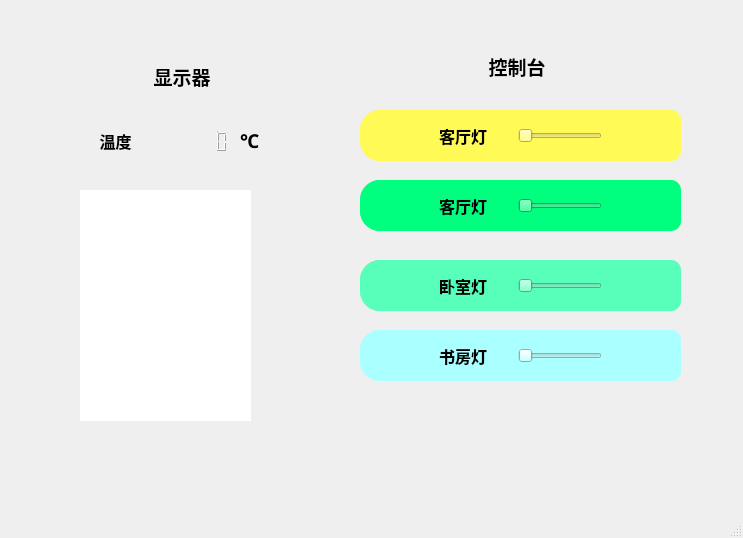
<?xml version="1.0" encoding="UTF-8"?>
<ui version="4.0">
 <class>MainWindow</class>
 <widget class="QMainWindow" name="MainWindow">
  <property name="geometry">
   <rect>
    <x>0</x>
    <y>0</y>
    <width>743</width>
    <height>538</height>
   </rect>
  </property>
  <property name="windowTitle">
   <string>MainWindow</string>
  </property>
  <widget class="QWidget" name="centralwidget">
   <widget class="QGroupBox" name="groupBox_2">
    <property name="geometry">
     <rect>
      <x>40</x>
      <y>60</y>
      <width>281</width>
      <height>401</height>
     </rect>
    </property>
    <property name="font">
     <font>
      <family>楷体</family>
      <pointsize>14</pointsize>
      <weight>75</weight>
      <bold>true</bold>
     </font>
    </property>
    <property name="styleSheet">
     <string notr="true">border:none;</string>
    </property>
    <property name="title">
     <string>显示器</string>
    </property>
    <property name="alignment">
     <set>Qt::AlignCenter</set>
    </property>
    <widget class="QListView" name="listView">
     <property name="geometry">
      <rect>
       <x>40</x>
       <y>130</y>
       <width>171</width>
       <height>231</height>
      </rect>
     </property>
    </widget>
    <widget class="QLCDNumber" name="lcdTemp">
     <property name="geometry">
      <rect>
       <x>130</x>
       <y>70</y>
       <width>64</width>
       <height>23</height>
      </rect>
     </property>
    </widget>
    <widget class="QLabel" name="label_9">
     <property name="geometry">
      <rect>
       <x>40</x>
       <y>60</y>
       <width>71</width>
       <height>41</height>
      </rect>
     </property>
     <property name="font">
      <font>
       <family>楷体</family>
       <pointsize>12</pointsize>
       <weight>75</weight>
       <bold>true</bold>
      </font>
     </property>
     <property name="text">
      <string>温度</string>
     </property>
     <property name="alignment">
      <set>Qt::AlignCenter</set>
     </property>
    </widget>
    <widget class="QLabel" name="label_10">
     <property name="geometry">
      <rect>
       <x>200</x>
       <y>60</y>
       <width>54</width>
       <height>41</height>
      </rect>
     </property>
     <property name="font">
      <font>
       <family>Aharoni</family>
       <pointsize>14</pointsize>
       <weight>75</weight>
       <bold>true</bold>
      </font>
     </property>
     <property name="text">
      <string>℃</string>
     </property>
    </widget>
   </widget>
   <widget class="QGroupBox" name="groupBox">
    <property name="geometry">
     <rect>
      <x>330</x>
      <y>50</y>
      <width>371</width>
      <height>391</height>
     </rect>
    </property>
    <property name="font">
     <font>
      <family>楷体</family>
      <pointsize>14</pointsize>
      <weight>75</weight>
      <bold>true</bold>
     </font>
    </property>
    <property name="styleSheet">
     <string notr="true">border:none</string>
    </property>
    <property name="title">
     <string>控制台</string>
    </property>
    <property name="alignment">
     <set>Qt::AlignCenter</set>
    </property>
    <widget class="QWidget" name="widget" native="true">
     <property name="geometry">
      <rect>
       <x>30</x>
       <y>60</y>
       <width>321</width>
       <height>51</height>
      </rect>
     </property>
     <property name="styleSheet">
      <string notr="true">background-color: rgb(255, 250, 85);
border-radius:20px;</string>
     </property>
     <layout class="QHBoxLayout" name="horizontalLayout">
      <item>
       <widget class="QLabel" name="label">
        <property name="sizePolicy">
         <sizepolicy hsizetype="Expanding" vsizetype="Expanding">
          <horstretch>0</horstretch>
          <verstretch>0</verstretch>
         </sizepolicy>
        </property>
        <property name="styleSheet">
         <string notr="true">image: url(:/image/led_off.png);</string>
        </property>
        <property name="text">
         <string/>
        </property>
       </widget>
      </item>
      <item>
       <widget class="QLabel" name="label_2">
        <property name="sizePolicy">
         <sizepolicy hsizetype="Expanding" vsizetype="Expanding">
          <horstretch>0</horstretch>
          <verstretch>0</verstretch>
         </sizepolicy>
        </property>
        <property name="font">
         <font>
          <family>楷体</family>
          <pointsize>12</pointsize>
          <weight>75</weight>
          <bold>true</bold>
         </font>
        </property>
        <property name="text">
         <string>客厅灯</string>
        </property>
       </widget>
      </item>
      <item>
       <widget class="QSlider" name="horizontalSlider">
        <property name="orientation">
         <enum>Qt::Horizontal</enum>
        </property>
       </widget>
      </item>
      <item>
       <widget class="QPushButton" name="pushButton">
        <property name="sizePolicy">
         <sizepolicy hsizetype="Expanding" vsizetype="Expanding">
          <horstretch>0</horstretch>
          <verstretch>0</verstretch>
         </sizepolicy>
        </property>
        <property name="styleSheet">
         <string notr="true">image: url(:/image/close_led.png);
border-radius:10px;</string>
        </property>
        <property name="text">
         <string/>
        </property>
       </widget>
      </item>
     </layout>
    </widget>
    <widget class="QWidget" name="widget4" native="true">
     <property name="geometry">
      <rect>
       <x>30</x>
       <y>280</y>
       <width>321</width>
       <height>51</height>
      </rect>
     </property>
     <property name="styleSheet">
      <string notr="true">background-color: rgb(170, 255, 255);
border-radius:20px;</string>
     </property>
     <layout class="QHBoxLayout" name="horizontalLayout_4">
      <item>
       <widget class="QLabel" name="label_7">
        <property name="sizePolicy">
         <sizepolicy hsizetype="Expanding" vsizetype="Expanding">
          <horstretch>0</horstretch>
          <verstretch>0</verstretch>
         </sizepolicy>
        </property>
        <property name="styleSheet">
         <string notr="true">image: url(:/image/air_conditioner_open.png);</string>
        </property>
        <property name="text">
         <string/>
        </property>
       </widget>
      </item>
      <item>
       <widget class="QLabel" name="label_8">
        <property name="sizePolicy">
         <sizepolicy hsizetype="Expanding" vsizetype="Expanding">
          <horstretch>0</horstretch>
          <verstretch>0</verstretch>
         </sizepolicy>
        </property>
        <property name="font">
         <font>
          <family>楷体</family>
          <pointsize>12</pointsize>
          <weight>75</weight>
          <bold>true</bold>
         </font>
        </property>
        <property name="text">
         <string>书房灯</string>
        </property>
       </widget>
      </item>
      <item>
       <widget class="QSlider" name="horizontalSlider_4">
        <property name="orientation">
         <enum>Qt::Horizontal</enum>
        </property>
       </widget>
      </item>
      <item>
       <widget class="QPushButton" name="pushButton_4">
        <property name="sizePolicy">
         <sizepolicy hsizetype="Expanding" vsizetype="Expanding">
          <horstretch>0</horstretch>
          <verstretch>0</verstretch>
         </sizepolicy>
        </property>
        <property name="styleSheet">
         <string notr="true">image: url(:/image/close_led.png);
border-radius:10px;</string>
        </property>
        <property name="text">
         <string/>
        </property>
       </widget>
      </item>
     </layout>
    </widget>
    <widget class="QWidget" name="widget2" native="true">
     <property name="geometry">
      <rect>
       <x>30</x>
       <y>130</y>
       <width>321</width>
       <height>51</height>
      </rect>
     </property>
     <property name="styleSheet">
      <string notr="true">background-color: rgb(0, 255, 127);
border-radius:20px;</string>
     </property>
     <layout class="QHBoxLayout" name="horizontalLayout_2">
      <item>
       <widget class="QLabel" name="label_3">
        <property name="sizePolicy">
         <sizepolicy hsizetype="Expanding" vsizetype="Expanding">
          <horstretch>0</horstretch>
          <verstretch>0</verstretch>
         </sizepolicy>
        </property>
        <property name="styleSheet">
         <string notr="true">image: url(:/image/Spotlight_off.png);</string>
        </property>
        <property name="text">
         <string/>
        </property>
       </widget>
      </item>
      <item>
       <widget class="QLabel" name="label_4">
        <property name="sizePolicy">
         <sizepolicy hsizetype="Expanding" vsizetype="Expanding">
          <horstretch>0</horstretch>
          <verstretch>0</verstretch>
         </sizepolicy>
        </property>
        <property name="font">
         <font>
          <family>楷体</family>
          <pointsize>12</pointsize>
          <weight>75</weight>
          <bold>true</bold>
         </font>
        </property>
        <property name="text">
         <string>客厅灯</string>
        </property>
       </widget>
      </item>
      <item>
       <widget class="QSlider" name="horizontalSlider_2">
        <property name="orientation">
         <enum>Qt::Horizontal</enum>
        </property>
       </widget>
      </item>
      <item>
       <widget class="QPushButton" name="pushButton_2">
        <property name="sizePolicy">
         <sizepolicy hsizetype="Expanding" vsizetype="Expanding">
          <horstretch>0</horstretch>
          <verstretch>0</verstretch>
         </sizepolicy>
        </property>
        <property name="styleSheet">
         <string notr="true">image: url(:/image/close_led.png);
border-radius:10px;</string>
        </property>
        <property name="text">
         <string/>
        </property>
       </widget>
      </item>
     </layout>
    </widget>
    <widget class="QWidget" name="widget3" native="true">
     <property name="geometry">
      <rect>
       <x>30</x>
       <y>210</y>
       <width>321</width>
       <height>51</height>
      </rect>
     </property>
     <property name="styleSheet">
      <string notr="true">background-color: rgb(88, 255, 186);
border-radius:20px;</string>
     </property>
     <layout class="QHBoxLayout" name="horizontalLayout_3">
      <item>
       <widget class="QLabel" name="label_5">
        <property name="sizePolicy">
         <sizepolicy hsizetype="Expanding" vsizetype="Expanding">
          <horstretch>0</horstretch>
          <verstretch>0</verstretch>
         </sizepolicy>
        </property>
        <property name="styleSheet">
         <string notr="true">image: url(:/image/voice_off.png);</string>
        </property>
        <property name="text">
         <string/>
        </property>
       </widget>
      </item>
      <item>
       <widget class="QLabel" name="label_6">
        <property name="sizePolicy">
         <sizepolicy hsizetype="Expanding" vsizetype="Expanding">
          <horstretch>0</horstretch>
          <verstretch>0</verstretch>
         </sizepolicy>
        </property>
        <property name="font">
         <font>
          <family>楷体</family>
          <pointsize>12</pointsize>
          <weight>75</weight>
          <bold>true</bold>
         </font>
        </property>
        <property name="text">
         <string>卧室灯</string>
        </property>
       </widget>
      </item>
      <item>
       <widget class="QSlider" name="horizontalSlider_3">
        <property name="orientation">
         <enum>Qt::Horizontal</enum>
        </property>
       </widget>
      </item>
      <item>
       <widget class="QPushButton" name="pushButton_3">
        <property name="sizePolicy">
         <sizepolicy hsizetype="Expanding" vsizetype="Expanding">
          <horstretch>0</horstretch>
          <verstretch>0</verstretch>
         </sizepolicy>
        </property>
        <property name="styleSheet">
         <string notr="true">image: url(:/image/close_led.png);
border-radius:10px;</string>
        </property>
        <property name="text">
         <string/>
        </property>
       </widget>
      </item>
     </layout>
    </widget>
   </widget>
   <widget class="QWidget" name="widget_2" native="true">
    <property name="geometry">
     <rect>
      <x>-250</x>
      <y>-10</y>
      <width>1061</width>
      <height>681</height>
     </rect>
    </property>
    <property name="styleSheet">
     <string notr="true">image: url(:/image/home_bh.png);</string>
    </property>
   </widget>
   <zorder>widget_2</zorder>
   <zorder>label_2</zorder>
   <zorder>horizontalSlider</zorder>
   <zorder>pushButton</zorder>
   <zorder>label_3</zorder>
   <zorder>label_4</zorder>
   <zorder>horizontalSlider_2</zorder>
   <zorder>pushButton_2</zorder>
   <zorder>label_5</zorder>
   <zorder>label_6</zorder>
   <zorder>pushButton_3</zorder>
   <zorder>horizontalSlider_3</zorder>
   <zorder>label_7</zorder>
   <zorder>label_8</zorder>
   <zorder>horizontalSlider_4</zorder>
   <zorder>pushButton_4</zorder>
   <zorder>groupBox_2</zorder>
   <zorder>label_7</zorder>
   <zorder>label_8</zorder>
   <zorder>pushButton_4</zorder>
   <zorder>pushButton_5</zorder>
   <zorder>pushButton_6</zorder>
   <zorder>label_7</zorder>
   <zorder>label_8</zorder>
   <zorder>pushButton_6</zorder>
   <zorder>pushButton_5</zorder>
   <zorder>pushButton_4</zorder>
   <zorder>label</zorder>
   <zorder>horizontalSlider</zorder>
   <zorder>pushButton</zorder>
   <zorder>label_3</zorder>
   <zorder>label_4</zorder>
   <zorder>horizontalSlider_2</zorder>
   <zorder>pushButton_2</zorder>
   <zorder>horizontalSlider_3</zorder>
   <zorder>label_5</zorder>
   <zorder>label_6</zorder>
   <zorder>pushButton_3</zorder>
   <zorder>label_7</zorder>
   <zorder>label_8</zorder>
   <zorder>horizontalSlider_4</zorder>
   <zorder>pushButton_4</zorder>
   <zorder>groupBox</zorder>
  </widget>
  <widget class="QMenuBar" name="menubar">
   <property name="geometry">
    <rect>
     <x>0</x>
     <y>0</y>
     <width>743</width>
     <height>23</height>
    </rect>
   </property>
  </widget>
  <widget class="QStatusBar" name="statusbar"/>
 </widget>
 <resources/>
 <connections/>
</ui>
